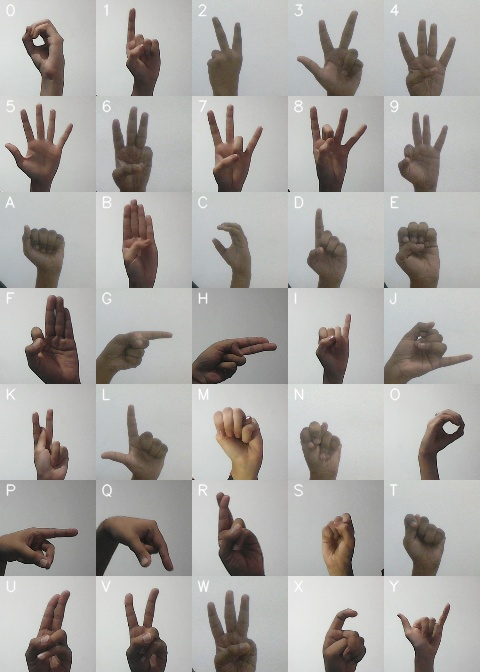
#> input picture all_gestures.jpg, 480 x 672 px, given in place of the camera
$ python collect-data.py
#> lines starting #> are read from the running program, lines starting #| are printed output that depends on the picture; after the words box and inside, x2 and y2 are one past the last pixel; in counts of white or black regions, pixels touching at a corner belong together
import cv2
import numpy as np
import os
import string

# Create data directory1 structure
if not os.path.exists("raw_data_alpha"):
    os.makedirs("raw_data_alpha")
if not os.path.exists("raw_data_digit"):
    os.makedirs("raw_data_digit")

if not os.path.exists("raw_data_alpha/_0"):
    os.makedirs("raw_data_alpha/_0")

if not os.path.exists("raw_data_digit/_0"):
    os.makedirs("raw_data_digit/_0")

for i in range(10):
    if not os.path.exists("raw_data_digit/" + str(i)):
        os.makedirs("raw_data_digit/"+str(i))

for i in string.ascii_uppercase:
    if not os.path.exists("raw_data_alpha/" + i):
        os.makedirs("raw_data_alpha/"+i)


# Training data
directory1 = 'raw_data_alpha/'
directory2 = 'raw_data_digit/'
minValue = 75

cap = cv2.VideoCapture(0)

while True:
    _, frame = cap.read()
#> frame is the input picture: shape (672, 480, 3); mean B, G, R 163.5, 166.7, 169.5
    # Simulating mirror image
    frame = cv2.flip(frame, 1)

    # Getting count of existing images
    count = {
        'space': len(os.listdir(directory2+"/_0")),
        'zero': len(os.listdir(directory2+"/0")),
        'one': len(os.listdir(directory2+"/1")),
        'two': len(os.listdir(directory2+"/2")),
        'three': len(os.listdir(directory2+"/3")),
        'four': len(os.listdir(directory2+"/4")),
        'five': len(os.listdir(directory2+"/5")),
        'six': len(os.listdir(directory2+"/6")),
        'seven': len(os.listdir(directory2+"/7")),
        'eight': len(os.listdir(directory2+"/8")),
        'nine': len(os.listdir(directory2+"/9")),
        'a': len(os.listdir(directory1+"/A")),
        'b': len(os.listdir(directory1+"/B")),
        'c': len(os.listdir(directory1+"/C")),
        'd': len(os.listdir(directory1+"/D")),
        'e': len(os.listdir(directory1+"/E")),
        'f': len(os.listdir(directory1+"/F")),
        'g': len(os.listdir(directory1+"/G")),
        'h': len(os.listdir(directory1+"/H")),
        'i': len(os.listdir(directory1+"/I")),
        'j': len(os.listdir(directory1+"/J")),
        'k': len(os.listdir(directory1+"/K")),
        'l': len(os.listdir(directory1+"/L")),
        'm': len(os.listdir(directory1+"/M")),
        'n': len(os.listdir(directory1+"/N")),
        'o': len(os.listdir(directory1+"/O")),
        'p': len(os.listdir(directory1+"/P")),
        'q': len(os.listdir(directory1+"/Q")),
        'r': len(os.listdir(directory1+"/R")),
        's': len(os.listdir(directory1+"/S")),
        't': len(os.listdir(directory1+"/T")),
        'u': len(os.listdir(directory1+"/U")),
        'v': len(os.listdir(directory1+"/V")),
        'w': len(os.listdir(directory1+"/W")),
        'x': len(os.listdir(directory1+"/X")),
        'y': len(os.listdir(directory1+"/Y")),
        'z': len(os.listdir(directory1+"/Z"))
    }

    # Printing the count in each set to the screen
    cv2.putText(frame, "BLANK : "+str(count['space']), (10, 60),
                cv2.FONT_HERSHEY_PLAIN, 1, (0, 255, 255), 1)
    cv2.putText(frame, "ZERO : "+str(count['zero']),
                (10, 70), cv2.FONT_HERSHEY_PLAIN, 1, (0, 255, 255), 1)
    cv2.putText(frame, "ONE : "+str(count['one']), (10, 80),
                cv2.FONT_HERSHEY_PLAIN, 1, (0, 255, 255), 1)
#> frame: shape (672, 480, 3); mean B, G, R 163.3, 166.8, 169.7
    cv2.putText(frame, "TWO : "+str(count['two']), (10, 90),
                cv2.FONT_HERSHEY_PLAIN, 1, (0, 255, 255), 1)
#> frame: shape (672, 480, 3); mean B, G, R 163.3, 166.8, 169.7
    cv2.putText(frame, "THREE : "+str(count['three']),
                (10, 100), cv2.FONT_HERSHEY_PLAIN, 1, (0, 255, 255), 1)
    cv2.putText(frame, "FOUR : "+str(count['four']),
                (10, 110), cv2.FONT_HERSHEY_PLAIN, 1, (0, 255, 255), 1)
#> frame: shape (672, 480, 3); mean B, G, R 163.1, 166.9, 169.8
    cv2.putText(frame, "FIVE : "+str(count['five']),
                (10, 120), cv2.FONT_HERSHEY_PLAIN, 1, (0, 255, 255), 1)
    cv2.putText(frame, "SIX : "+str(count['six']), (10, 130),
                cv2.FONT_HERSHEY_PLAIN, 1, (0, 255, 255), 1)
#> frame: shape (672, 480, 3); mean B, G, R 163, 166.9, 169.8
    cv2.putText(frame, "SEVEN : "+str(count['seven']), (10, 140),
                cv2.FONT_HERSHEY_PLAIN, 1, (0, 255, 255), 1)
    cv2.putText(frame, "EIGHT : "+str(count['eight']), (10, 150),
                cv2.FONT_HERSHEY_PLAIN, 1, (0, 255, 255), 1)
    cv2.putText(frame, "NINE : "+str(count['nine']), (10, 160),
                cv2.FONT_HERSHEY_PLAIN, 1, (0, 255, 255), 1)
#> frame: shape (672, 480, 3); mean B, G, R 162.8, 167, 169.9

    cv2.putText(frame, "a : "+str(count['a']), (10, 170),
                cv2.FONT_HERSHEY_PLAIN, 1, (0, 255, 255), 1)
#> frame: shape (672, 480, 3); mean B, G, R 162.8, 167.1, 169.9
    cv2.putText(frame, "b : "+str(count['b']), (10, 180),
                cv2.FONT_HERSHEY_PLAIN, 1, (0, 255, 255), 1)
#> frame: shape (672, 480, 3); mean B, G, R 162.8, 167.1, 169.9
    cv2.putText(frame, "c : "+str(count['c']), (10, 190),
                cv2.FONT_HERSHEY_PLAIN, 1, (0, 255, 255), 1)
#> frame: shape (672, 480, 3); mean B, G, R 162.7, 167.1, 170
    cv2.putText(frame, "d : "+str(count['d']), (10, 200),
                cv2.FONT_HERSHEY_PLAIN, 1, (0, 255, 255), 1)
#> frame: shape (672, 480, 3); mean B, G, R 162.7, 167.1, 170
    cv2.putText(frame, "e : "+str(count['e']), (10, 210),
                cv2.FONT_HERSHEY_PLAIN, 1, (0, 255, 255), 1)
#> frame: shape (672, 480, 3); mean B, G, R 162.7, 167.1, 170
    cv2.putText(frame, "f : "+str(count['f']), (10, 220),
                cv2.FONT_HERSHEY_PLAIN, 1, (0, 255, 255), 1)
#> frame: shape (672, 480, 3); mean B, G, R 162.6, 167.1, 170
    cv2.putText(frame, "g : "+str(count['g']), (10, 230),
                cv2.FONT_HERSHEY_PLAIN, 1, (0, 255, 255), 1)
#> frame: shape (672, 480, 3); mean B, G, R 162.6, 167.1, 170
    cv2.putText(frame, "h : "+str(count['h']), (10, 240),
                cv2.FONT_HERSHEY_PLAIN, 1, (0, 255, 255), 1)
#> frame: shape (672, 480, 3); mean B, G, R 162.6, 167.1, 170
    cv2.putText(frame, "i : "+str(count['i']), (10, 250),
                cv2.FONT_HERSHEY_PLAIN, 1, (0, 255, 255), 1)
#> frame: shape (672, 480, 3); mean B, G, R 162.6, 167.2, 170
    cv2.putText(frame, "j : "+str(count['j']), (10, 260),
                cv2.FONT_HERSHEY_PLAIN, 1, (0, 255, 255), 1)
#> frame: shape (672, 480, 3); mean B, G, R 162.5, 167.2, 170
    cv2.putText(frame, "k : "+str(count['k']), (10, 270),
                cv2.FONT_HERSHEY_PLAIN, 1, (0, 255, 255), 1)
#> frame: shape (672, 480, 3); mean B, G, R 162.5, 167.2, 170
    cv2.putText(frame, "l : "+str(count['l']), (10, 280),
                cv2.FONT_HERSHEY_PLAIN, 1, (0, 255, 255), 1)
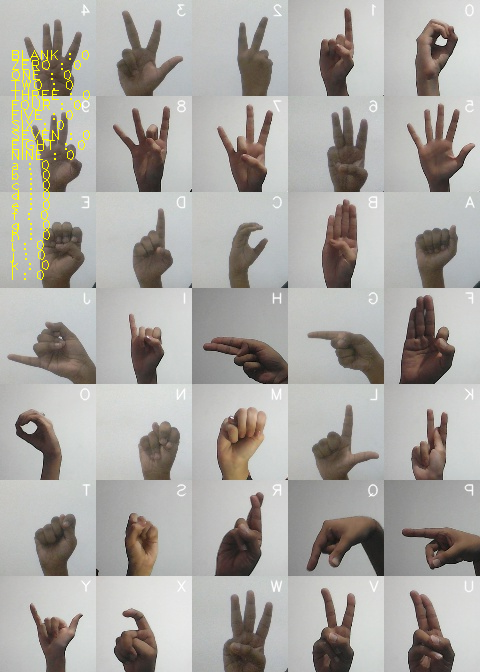
#> frame: shape (672, 480, 3); mean B, G, R 162.5, 167.2, 170.1
    cv2.putText(frame, "m : "+str(count['m']), (10, 290),
                cv2.FONT_HERSHEY_PLAIN, 1, (0, 255, 255), 1)
#> frame: shape (672, 480, 3); 0.02% of pixels changed, all inside (x1, y1, x2, y2) = (12, 280, 54, 290)
    cv2.putText(frame, "n : "+str(count['n']), (10, 300),
                cv2.FONT_HERSHEY_PLAIN, 1, (0, 255, 255), 1)
#> frame: shape (672, 480, 3); mean B, G, R 162.4, 167.2, 170.1
    cv2.putText(frame, "o : "+str(count['o']), (10, 310),
                cv2.FONT_HERSHEY_PLAIN, 1, (0, 255, 255), 1)
#> frame: shape (672, 480, 3); mean B, G, R 162.4, 167.2, 170.1
    cv2.putText(frame, "p : "+str(count['p']), (10, 320),
                cv2.FONT_HERSHEY_PLAIN, 1, (0, 255, 255), 1)
#> frame: shape (672, 480, 3); mean B, G, R 162.4, 167.2, 170.1
    cv2.putText(frame, "q : "+str(count['q']), (10, 330),
                cv2.FONT_HERSHEY_PLAIN, 1, (0, 255, 255), 1)
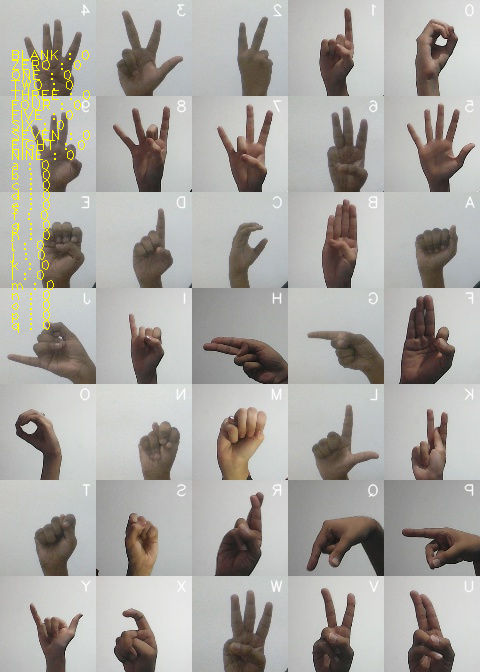
#> frame: shape (672, 480, 3); mean B, G, R 162.4, 167.2, 170.1
    cv2.putText(frame, "r : "+str(count['r']), (10, 340),
                cv2.FONT_HERSHEY_PLAIN, 1, (0, 255, 255), 1)
#> frame: shape (672, 480, 3); 0.01% of pixels changed, all inside (x1, y1, x2, y2) = (12, 330, 48, 340)
    cv2.putText(frame, "s : "+str(count['s']), (10, 350),
                cv2.FONT_HERSHEY_PLAIN, 1, (0, 255, 255), 1)
#> frame: shape (672, 480, 3); mean B, G, R 162.3, 167.3, 170.1
    cv2.putText(frame, "t : "+str(count['t']), (10, 360),
                cv2.FONT_HERSHEY_PLAIN, 1, (0, 255, 255), 1)
#> frame: shape (672, 480, 3); mean B, G, R 162.3, 167.3, 170.2
    cv2.putText(frame, "u : "+str(count['u']), (10, 370),
                cv2.FONT_HERSHEY_PLAIN, 1, (0, 255, 255), 1)
#> frame: shape (672, 480, 3); mean B, G, R 162.3, 167.3, 170.2
    cv2.putText(frame, "v : "+str(count['v']), (10, 380),
                cv2.FONT_HERSHEY_PLAIN, 1, (0, 255, 255), 1)
    cv2.putText(frame, "w : "+str(count['w']), (10, 390),
                cv2.FONT_HERSHEY_PLAIN, 1, (0, 255, 255), 1)
#> frame: shape (672, 480, 3); mean B, G, R 162.2, 167.3, 170.2
    cv2.putText(frame, "x : "+str(count['x']), (10, 400),
                cv2.FONT_HERSHEY_PLAIN, 1, (0, 255, 255), 1)
#> frame: shape (672, 480, 3); mean B, G, R 162.2, 167.3, 170.2
    cv2.putText(frame, "y : "+str(count['y']), (10, 410),
                cv2.FONT_HERSHEY_PLAIN, 1, (0, 255, 255), 1)
#> frame: shape (672, 480, 3); mean B, G, R 162.2, 167.4, 170.2
    cv2.putText(frame, "z : "+str(count['z']), (10, 420),
                cv2.FONT_HERSHEY_PLAIN, 1, (0, 255, 255), 1)
#> frame: shape (672, 480, 3); mean B, G, R 162.1, 167.4, 170.2

    # Coordinates of the ROI
    # r = cv2.selectROI("select the area", frame)
    # print('Selected bounding boxes: {}'.format(r))
    # 320, 10, 620, 310 = r

    # Drawing the ROI
    # The increment/decrement by 1 is to compensate for the bounding box
    cv2.rectangle(frame, (320-1, 10-1), (620+1, 310+1), (255, 0, 0), 1)

    # Extracting the ROI
    roi = frame[10:310, 320:620]
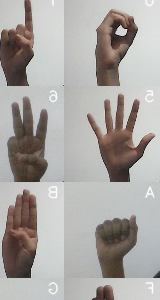
#> roi: shape (300, 160, 3); mean B, G, R 161.4, 164.8, 168.8

    cv2.imshow("Frame", frame)

    gray = cv2.cvtColor(roi, cv2.COLOR_BGR2GRAY)
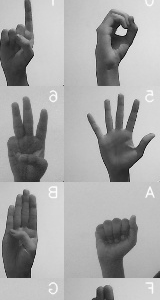
#> gray: shape (300, 160); min 5, max 254, mean 165.6

    blur = cv2.GaussianBlur(gray, (5, 5), 2)
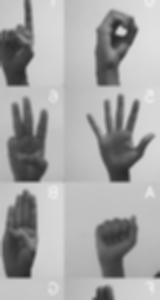
#> blur: shape (300, 160); min 40, max 236, mean 165.6

    test_img = cv2.adaptiveThreshold(
        blur, 255, cv2.ADAPTIVE_THRESH_GAUSSIAN_C, cv2.THRESH_BINARY, 11, 2)
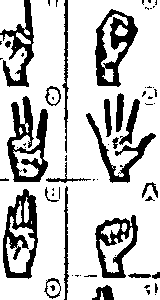
#> test_img: shape (300, 160); 78.5% white; 65 black regions (41 under 20 px), largest, box (x1, y1, x2, y2) and area: (7, 96, 48, 182) 1627, (3, 189, 38, 279) 1464, (95, 9, 138, 87) 1445
    test_img = cv2.resize(test_img, (300, 300))
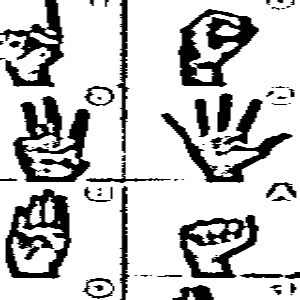
#> test_img: shape (300, 300); min 0, max 255, mean 200.3
    cv2.imshow("test", test_img)

    interrupt = cv2.waitKey(1)
#> (key e is pressed here)
    if interrupt % 256 == 27:  # esc key
        break
    if interrupt % 256 == 32:
        cv2.imwrite(directory1+'_0/'+str(count['space'])+'.jpg', roi)
        cv2.imwrite(directory2+'_0/'+str(count['space'])+'.jpg', roi)
    if interrupt == ord('0'):
        cv2.imwrite(directory2+'0/'+str(count['zero'])+'.jpg', roi)
    if interrupt % 256 == ord('1'):
        cv2.imwrite(directory2+'1/'+str(count['one'])+'.jpg', roi)
    if interrupt % 256 == ord('2'):
        cv2.imwrite(directory2+'2/'+str(count['two'])+'.jpg', roi)
    if interrupt % 256 == ord('3'):
        cv2.imwrite(directory2+'3/'+str(count['three'])+'.jpg', roi)
    if interrupt % 256 == ord('4'):
        cv2.imwrite(directory2+'4/'+str(count['four'])+'.jpg', roi)
    if interrupt % 256 == ord('5'):
        cv2.imwrite(directory2+'5/'+str(count['five'])+'.jpg', roi)
    if interrupt % 256 == ord('6'):
        cv2.imwrite(directory2+'6/'+str(count['six'])+'.jpg', roi)
    if interrupt % 256 == ord('7'):
        cv2.imwrite(directory2+'7/'+str(count['seven'])+'.jpg', roi)
    if interrupt % 256 == ord('8'):
        cv2.imwrite(directory2+'8/'+str(count['eight'])+'.jpg', roi)
    if interrupt % 256 == ord('9'):
        cv2.imwrite(directory2+'9/'+str(count['nine'])+'.jpg', roi)

    if interrupt % 256 == ord('a'):
        cv2.imwrite(directory1+'A/'+str(count['a'])+'.jpg', roi)
    if interrupt % 256 == ord('b'):
        cv2.imwrite(directory1+'B/'+str(count['b'])+'.jpg', roi)
    if interrupt % 256 == ord('c'):
        cv2.imwrite(directory1+'C/'+str(count['c'])+'.jpg', roi)
    if interrupt % 256 == ord('d'):
        cv2.imwrite(directory1+'D/'+str(count['d'])+'.jpg', roi)
    if interrupt % 256 == ord('e'):
        cv2.imwrite(directory1+'E/'+str(count['e'])+'.jpg', roi)
    if interrupt % 256 == ord('f'):
        cv2.imwrite(directory1+'F/'+str(count['f'])+'.jpg', roi)
    if interrupt % 256 == ord('g'):
        cv2.imwrite(directory1+'G/'+str(count['g'])+'.jpg', roi)
    if interrupt % 256 == ord('h'):
        cv2.imwrite(directory1+'H/'+str(count['h'])+'.jpg', roi)
    if interrupt % 256 == ord('i'):
        cv2.imwrite(directory1+'I/'+str(count['i'])+'.jpg', roi)
    if interrupt % 256 == ord('j'):
        cv2.imwrite(directory1+'J/'+str(count['j'])+'.jpg', roi)
    if interrupt % 256 == ord('k'):
        cv2.imwrite(directory1+'K/'+str(count['k'])+'.jpg', roi)
    if interrupt % 256 == ord('l'):
        cv2.imwrite(directory1+'L/'+str(count['l'])+'.jpg', roi)
    if interrupt % 256 == ord('m'):
        cv2.imwrite(directory1+'M/'+str(count['m'])+'.jpg', roi)
    if interrupt % 256 == ord('n'):
        cv2.imwrite(directory1+'N/'+str(count['n'])+'.jpg', roi)
    if interrupt % 256 == ord('o'):
        cv2.imwrite(directory1+'O/'+str(count['o'])+'.jpg', roi)
    if interrupt % 256 == ord('p'):
        cv2.imwrite(directory1+'P/'+str(count['p'])+'.jpg', roi)
    if interrupt % 256 == ord('q'):
        cv2.imwrite(directory1+'Q/'+str(count['q'])+'.jpg', roi)
    if interrupt % 256 == ord('r'):
        cv2.imwrite(directory1+'R/'+str(count['r'])+'.jpg', roi)
    if interrupt % 256 == ord('s'):
        cv2.imwrite(directory1+'S/'+str(count['s'])+'.jpg', roi)
    if interrupt % 256 == ord('t'):
        cv2.imwrite(directory1+'T/'+str(count['t'])+'.jpg', roi)
    if interrupt % 256 == ord('u'):
        cv2.imwrite(directory1+'U/'+str(count['u'])+'.jpg', roi)
    if interrupt % 256 == ord('v'):
        cv2.imwrite(directory1+'V/'+str(count['v'])+'.jpg', roi)
    if interrupt % 256 == ord('w'):
        cv2.imwrite(directory1+'W/'+str(count['w'])+'.jpg', roi)
    if interrupt % 256 == ord('x'):
        cv2.imwrite(directory1+'X/'+str(count['x'])+'.jpg', roi)
    if interrupt % 256 == ord('y'):
        cv2.imwrite(directory1+'Y/'+str(count['y'])+'.jpg', roi)
    if interrupt % 256 == ord('z'):
        cv2.imwrite(directory1+'Z/'+str(count['z'])+'.jpg', roi)

cap.release()
cv2.destroyAllWindows()
